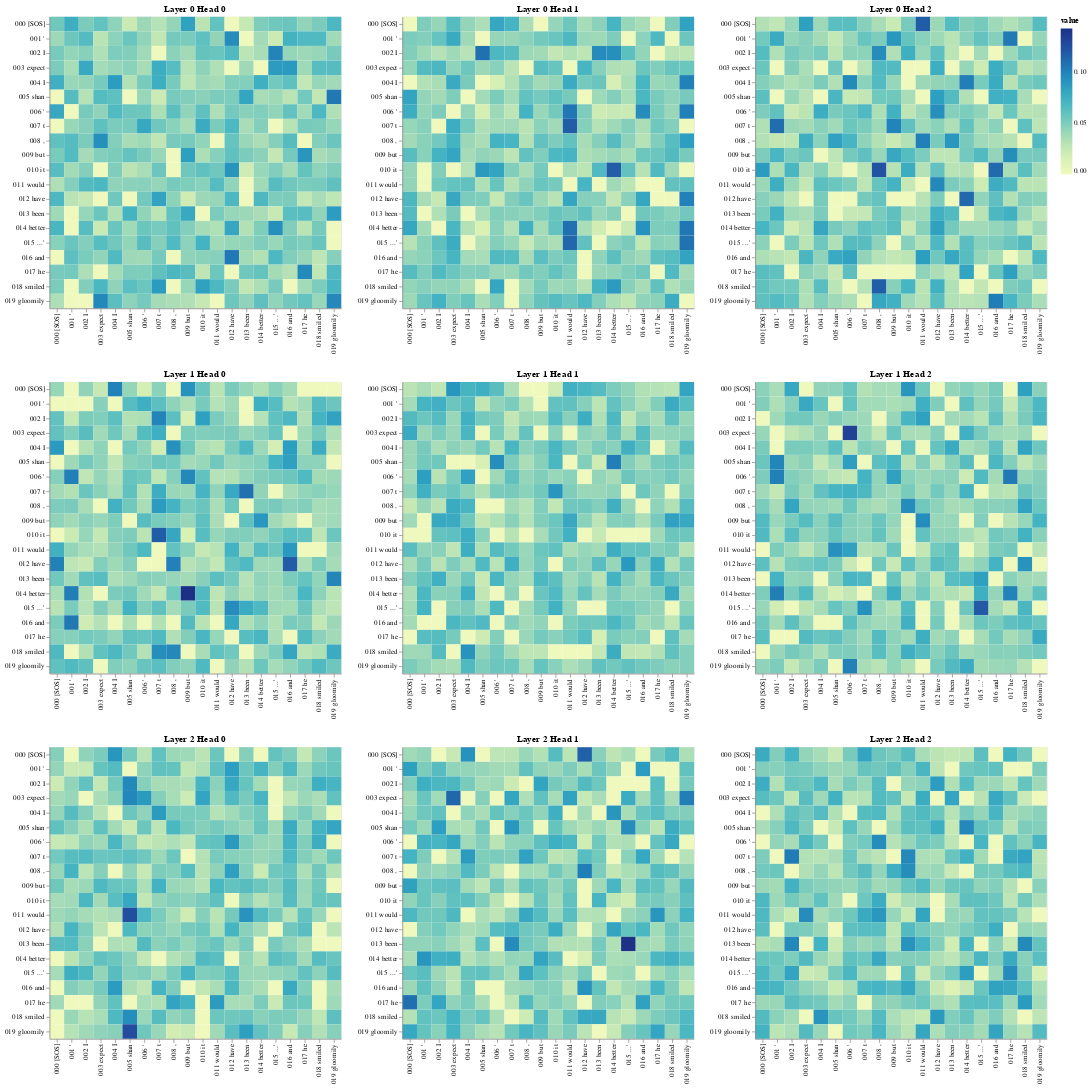

The notebook cell this image was saved under:
### Code cell
layers = [0, 1, 2]
heads = [0, 1, 2]

# Encoder Self-Attention
get_all_attention_maps("encoder", layers, heads, encoder_input_tokens, encoder_input_tokens, min(20, sentence_len))

### Figure 1 — Vega-Lite specification as saved in the notebook (floating-point values rounded to 4 significant figures; data arrays with more than 128 entries replaced by an {"elided": "..."} marker saying what was removed)
{"config": {"view": {"continuousWidth": 300, "continuousHeight": 300}}, "vconcat": [{"hconcat": [{"data": {"name": "data-f1597c8819ea032d51febffef95af49b"}, "mark": {"type": "rect"}, "encoding": {"color": {"field": "value", "type": "quantitative"}, "tooltip": [{"field": "row", "type": "quantitative"}, {"field": "column", "type": "quantitative"}, {"field": "value", "type": "quantitative"}, {"field": "row_token", "type": "nominal"}, {"field": "col_token", "type": "nominal"}], "x": {"axis": {"title": ""}, "field": "col_token", "type": "nominal"}, "y": {"axis": {"title": ""}, "field": "row_token", "type": "nominal"}}, "height": 400, "name": "view_205", "title": "Layer 0 Head 0", "width": 400}, {"data": {"name": "data-f51eab26727cad0212354b83f1bfd0fe"}, "mark": {"type": "rect"}, "encoding": {"color": {"field": "value", "type": "quantitative"}, "tooltip": [{"field": "row", "type": "quantitative"}, {"field": "column", "type": "quantitative"}, {"field": "value", "type": "quantitative"}, {"field": "row_token", "type": "nominal"}, {"field": "col_token", "type": "nominal"}], "x": {"axis": {"title": ""}, "field": "col_token", "type": "nominal"}, "y": {"axis": {"title": ""}, "field": "row_token", "type": "nominal"}}, "height": 400, "name": "view_206", "title": "Layer 0 Head 1", "width": 400}, {"data": {"name": "data-7f246e1abd0e7d74bbbbf58c3bc16ac3"}, "mark": {"type": "rect"}, "encoding": {"color": {"field": "value", "type": "quantitative"}, "tooltip": [{"field": "row", "type": "quantitative"}, {"field": "column", "type": "quantitative"}, {"field": "value", "type": "quantitative"}, {"field": "row_token", "type": "nominal"}, {"field": "col_token", "type": "nominal"}], "x": {"axis": {"title": ""}, "field": "col_token", "type": "nominal"}, "y": {"axis": {"title": ""}, "field": "row_token", "type": "nominal"}}, "height": 400, "name": "view_207", "title": "Layer 0 Head 2", "width": 400}]}, {"hconcat": [{"data": {"name": "data-b60f49c2c6d92b596d1fa1657ec7ea0c"}, "mark": {"type": "rect"}, "encoding": {"color": {"field": "value", "type": "quantitative"}, "tooltip": [{"field": "row", "type": "quantitative"}, {"field": "column", "type": "quantitative"}, {"field": "value", "type": "quantitative"}, {"field": "row_token", "type": "nominal"}, {"field": "col_token", "type": "nominal"}], "x": {"axis": {"title": ""}, "field": "col_token", "type": "nominal"}, "y": {"axis": {"title": ""}, "field": "row_token", "type": "nominal"}}, "height": 400, "name": "view_208", "title": "Layer 1 Head 0", "width": 400}, {"data": {"name": "data-8dafb9b2bb89c317204cd5c6c03fc8f0"}, "mark": {"type": "rect"}, "encoding": {"color": {"field": "value", "type": "quantitative"}, "tooltip": [{"field": "row", "type": "quantitative"}, {"field": "column", "type": "quantitative"}, {"field": "value", "type": "quantitative"}, {"field": "row_token", "type": "nominal"}, {"field": "col_token", "type": "nominal"}], "x": {"axis": {"title": ""}, "field": "col_token", "type": "nominal"}, "y": {"axis": {"title": ""}, "field": "row_token", "type": "nominal"}}, "height": 400, "name": "view_209", "title": "Layer 1 Head 1", "width": 400}, {"data": {"name": "data-65ac0c0910a9e7147ba8691a2c2e316b"}, "mark": {"type": "rect"}, "encoding": {"color": {"field": "value", "type": "quantitative"}, "tooltip": [{"field": "row", "type": "quantitative"}, {"field": "column", "type": "quantitative"}, {"field": "value", "type": "quantitative"}, {"field": "row_token", "type": "nominal"}, {"field": "col_token", "type": "nominal"}], "x": {"axis": {"title": ""}, "field": "col_token", "type": "nominal"}, "y": {"axis": {"title": ""}, "field": "row_token", "type": "nominal"}}, "height": 400, "name": "view_210", "title": "Layer 1 Head 2", "width": 400}]}, {"hconcat": [{"data": {"name": "data-1d1a8a3e32021d08bb2671baf889ee50"}, "mark": {"type": "rect"}, "encoding": {"color": {"field": "value", "type": "quantitative"}, "tooltip": [{"field": "row", "type": "quantitative"}, {"field": "column", "type": "quantitative"}, {"field": "value", "type": "quantitative"}, {"field": "row_token", "type": "nominal"}, {"field": "col_token", "type": "nominal"}], "x": {"axis": {"title": ""}, "field": "col_token", "type": "nominal"}, "y": {"axis": {"title": ""}, "field": "row_token", "type": "nominal"}}, "height": 400, "name": "view_211", "title": "Layer 2 Head 0", "width": 400}, {"data": {"name": "data-f00ec2b766b2e1fce39396083de3088c"}, "mark": {"type": "rect"}, "encoding": {"color": {"field": "value", "type": "quantitative"}, "tooltip": [{"field": "row", "type": "quantitative"}, {"field": "column", "type": "quantitative"}, {"field": "value", "type": "quantitative"}, {"field": "row_token", "type": "nominal"}, {"field": "col_token", "type": "nominal"}], "x": {"axis": {"title": ""}, "field": "col_token", "type": "nominal"}, "y": {"axis": {"title": ""}, "field": "row_token", "type": "nominal"}}, "height": 400, "name": "view_212", "title": "Layer 2 Head 1", "width": 400}, {"data": {"name": "data-59dbfdd225fde816f0ef4f09e7cb3997"}, "mark": {"type": "rect"}, "encoding": {"color": {"field": "value", "type": "quantitative"}, "tooltip": [{"field": "row", "type": "quantitative"}, {"field": "column", "type": "quantitative"}, {"field": "value", "type": "quantitative"}, {"field": "row_token", "type": "nominal"}, {"field": "col_token", "type": "nominal"}], "x": {"axis": {"title": ""}, "field": "col_token", "type": "nominal"}, "y": {"axis": {"title": ""}, "field": "row_token", "type": "nominal"}}, "height": 400, "name": "view_213", "title": "Layer 2 Head 2", "width": 400}]}], "params": [{"name": "param_205", "select": {"type": "interval", "encodings": ["x", "y"]}, "bind": "scales", "views": ["view_205"]}, {"name": "param_206", "select": {"type": "interval", "encodings": ["x", "y"]}, "bind": "scales", "views": ["view_206"]}, {"name": "param_207", "select": {"type": "interval", "encodings": ["x", "y"]}, "bind": "scales", "views": ["view_207"]}, {"name": "param_208", "select": {"type": "interval", "encodings": ["x", "y"]}, "bind": "scales", "views": ["view_208"]}, {"name": "param_209", "select": {"type": "interval", "encodings": ["x", "y"]}, "bind": "scales", "views": ["view_209"]}, {"name": "param_210", "select": {"type": "interval", "encodings": ["x", "y"]}, "bind": "scales", "views": ["view_210"]}, {"name": "param_211", "select": {"type": "interval", "encodings": ["x", "y"]}, "bind": "scales", "views": ["view_211"]}, {"name": "param_212", "select": {"type": "interval", "encodings": ["x", "y"]}, "bind": "scales", "views": ["view_212"]}, {"name": "param_213", "select": {"type": "interval", "encodings": ["x", "y"]}, "bind": "scales", "views": ["view_213"]}], "$schema": "https://vega.github.io/schema/vega-lite/v5.17.0.json", "datasets": {"data-f1597c8819ea032d51febffef95af49b": {"elided": "400 records"}, "data-f51eab26727cad0212354b83f1bfd0fe": {"elided": "400 records"}, "data-7f246e1abd0e7d74bbbbf58c3bc16ac3": {"elided": "400 records"}, "data-b60f49c2c6d92b596d1fa1657ec7ea0c": {"elided": "400 records"}, "data-8dafb9b2bb89c317204cd5c6c03fc8f0": {"elided": "400 records"}, "data-65ac0c0910a9e7147ba8691a2c2e316b": {"elided": "400 records"}, "data-1d1a8a3e32021d08bb2671baf889ee50": {"elided": "400 records"}, "data-f00ec2b766b2e1fce39396083de3088c": {"elided": "400 records"}, "data-59dbfdd225fde816f0ef4f09e7cb3997": {"elided": "400 records"}}}
